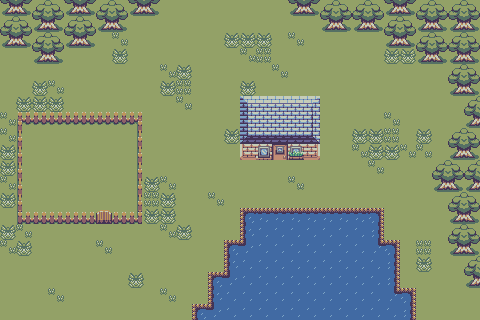

Below is a game level as drawn by its tile map, then a one-line description and the .tmx file that defines it, in full:
An orthogonal 30x20 tile map with 16x16 px tiles, 1 tile layer (Tile Layer 1).

<map version="1.10" tiledversion="git" orientation="orthogonal" renderorder="right-down" width="30" height="20" tilewidth="16" tileheight="16" infinite="0" nextlayerid="2" nextobjectid="1">
 <editorsettings>
  <export target="test.csv" format="csv" />
 </editorsettings>
 <tileset firstgid="1" source="tileset.tsx" />
 <layer id="1" name="Tile Layer 1" width="30" height="20">
  <data encoding="csv">
95,96,85,86,95,96,85,86,95,96,2,2,2,2,2,2,2,2,95,96,85,86,85,86,95,96,85,86,85,86,
85,86,95,96,85,86,95,96,2,2,2,2,2,2,2,2,2,2,2,2,95,96,95,96,85,86,95,96,95,96,
95,96,85,86,95,96,2,1,2,2,2,2,2,2,8,8,8,2,1,2,2,2,2,2,95,96,85,86,85,86,
2,2,95,96,2,2,2,8,2,2,2,2,2,2,2,1,3,2,2,2,2,2,2,2,8,8,95,96,95,96,
2,2,2,2,2,2,2,2,2,2,1,8,2,2,2,2,2,1,2,2,2,2,2,2,2,2,2,2,85,86,
2,2,8,1,2,2,2,2,2,2,8,3,2,2,2,8,2,2,2,2,2,2,2,2,2,2,2,2,95,96,
2,8,8,8,2,2,2,2,2,2,2,1,2,2,2,48,49,49,49,50,2,2,2,2,2,2,2,2,2,85,
1,18,19,19,19,19,19,19,20,2,2,2,2,2,2,58,59,59,59,60,2,2,2,2,1,2,2,2,2,95,
1,28,2,2,2,2,2,2,30,2,2,2,2,2,8,68,69,69,69,70,2,2,8,8,3,2,8,2,85,86,
8,28,2,2,2,2,2,2,30,2,2,2,2,2,2,88,98,99,100,90,2,2,1,8,8,1,1,2,95,96,
8,28,2,2,2,2,2,2,30,2,2,2,2,2,2,2,2,2,2,2,2,2,2,1,2,2,2,85,86,85,
1,28,2,2,2,2,2,2,30,8,1,2,2,2,2,2,2,2,1,2,2,2,2,2,2,2,2,95,96,95,
8,28,2,2,2,2,2,2,30,3,8,2,2,1,2,2,2,2,2,2,2,2,2,2,2,2,2,2,85,86,
2,38,39,39,39,39,29,39,40,8,8,2,2,2,2,21,22,22,22,22,22,22,22,23,2,2,2,2,95,96,
8,1,2,2,2,2,2,2,2,2,1,8,2,2,2,31,32,32,32,32,32,32,32,33,2,2,2,2,85,86,
1,8,2,2,2,2,1,2,2,2,2,2,2,2,21,45,32,32,32,32,32,32,32,44,23,2,3,2,95,96,
2,2,2,2,2,2,2,2,2,2,2,2,2,2,31,32,32,32,32,32,32,32,32,32,33,2,8,2,2,85,
2,2,2,2,2,2,2,2,8,2,2,2,2,21,45,32,32,32,32,32,32,32,32,32,33,2,2,2,2,95,
2,2,2,1,2,2,2,2,2,2,1,2,2,31,32,32,32,32,32,32,32,32,32,32,44,23,2,2,2,2,
2,2,2,2,2,2,2,2,2,2,2,2,21,45,32,32,32,32,32,32,32,32,32,32,32,33,2,2,2,2
</data>
 </layer>
</map>